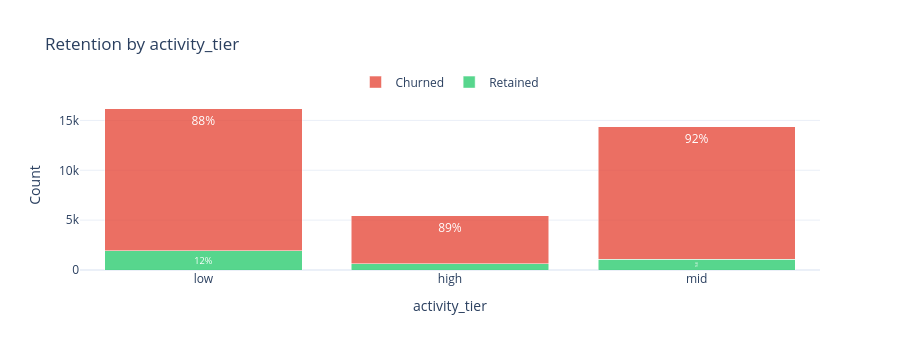
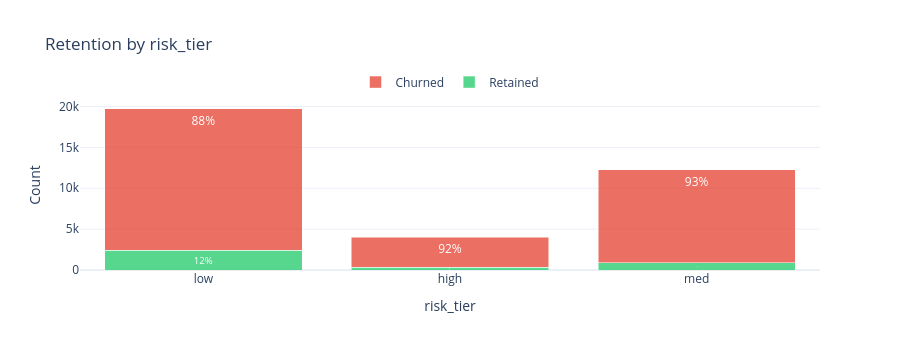
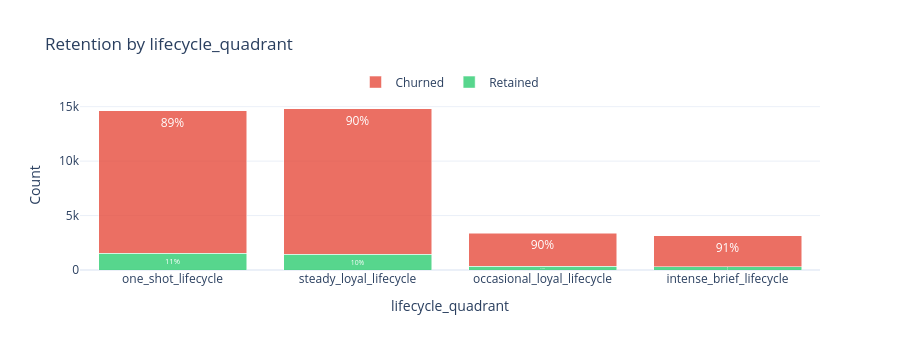
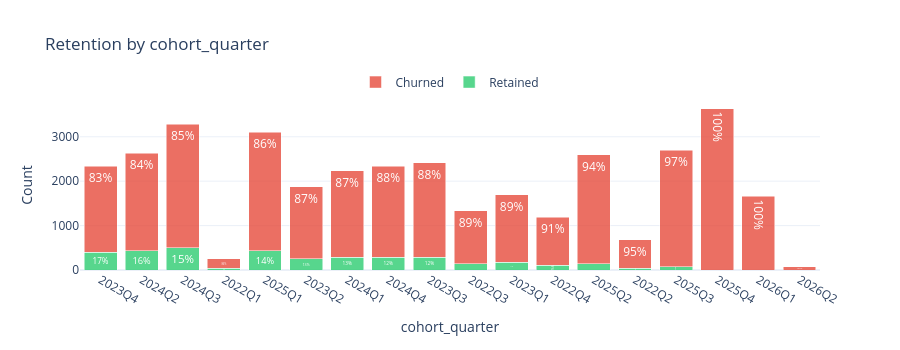

These figures' notebook cell, in order:
### Markdown cell above
[//]: # (cr:doc name='5_6_categorical_feature_analysis' id=220b8f56)
## 5.6 Categorical Feature Analysis

Retention rates by category help identify which segments are at higher risk.

**📖 What to Look For:**
- Categories with **low retention rates** = high-risk segments for intervention
- **Large variation** across categories = strong predictive feature
- **Small categories** with extreme rates may be unreliable (small sample size)

**📊 Metrics Explained:**
- **Retention Rate**: % of customers in category who were retained
- **Lift**: How much better/worse than overall retention rate (>1 = better, <1 = worse)
- **Cramér's V**: Strength of association (0-1 scale, like correlation for categorical)

### Code cell
# @cr:code name='analyze_categorical_target' id=3e26270f
from customer_retention.stages.profiling import CategoricalTargetAnalyzer

if findings.target_column:
    target = findings.target_column
    overall_retention = df[target].mean()

    categorical_cols = [
        name for name, col in findings.columns.items()
        if col.inferred_type in [ColumnType.CATEGORICAL_NOMINAL, ColumnType.CATEGORICAL_ORDINAL]
        and name not in TEMPORAL_METADATA_COLS
    ]

    print("=" * 80)
    print("CATEGORICAL FEATURE ANALYSIS")
    print("=" * 80)
    print(f"Overall retention rate: {overall_retention:.1%}")

    if categorical_cols:
        # Use framework analyzer for summary
        cat_analyzer = CategoricalTargetAnalyzer(min_samples_per_category=10)
        summary_df = cat_analyzer.analyze_multiple(df, categorical_cols, target)

        print("\n📈 Categorical Feature Strength (Cramér's V):")
        print("-" * 60)
        for _, row in summary_df.iterrows():
            if row["cramers_v"] >= 0.3:
                strength = "Strong"
                emoji = "🔴"
            elif row["cramers_v"] >= 0.1:
                strength = "Moderate"
                emoji = "🟡"
            else:
                strength = "Weak"
                emoji = "🟢"
            sig = "***" if row["p_value"] < 0.001 else "**" if row["p_value"] < 0.01 else "*" if row["p_value"] < 0.05 else ""
            print(f"  {emoji} {row['feature']}: V={row['cramers_v']:.3f} ({strength}) {sig}")

        # Detailed analysis for each categorical feature
        for col_name in categorical_cols[:5]:
            result = cat_analyzer.analyze(df, col_name, target)

            print(f"\n{'='*60}")
            print(f"📊 {col_name.upper()}")
            print("="*60)

            # Display stats table
            if len(result.category_stats) > 0:
                display_stats = result.category_stats[['category', 'total_count', 'retention_rate', 'lift', 'pct_of_total']].copy()
                display_stats['retention_rate'] = display_stats['retention_rate'].apply(lambda x: f"{x:.1%}")
                display_stats['lift'] = display_stats['lift'].apply(lambda x: f"{x:.2f}x")
                display_stats['pct_of_total'] = display_stats['pct_of_total'].apply(lambda x: f"{x:.1%}")
                display_stats.columns = [col_name, 'Count', 'Retention Rate', 'Lift', '% of Data']
                display_table(display_stats)

                # Stacked bar chart
                cat_stats = result.category_stats
                categories = cat_stats['category'].tolist()
                retained_counts = cat_stats['retained_count'].tolist()
                churned_counts = cat_stats['churned_count'].tolist()

                fig = go.Figure()

                fig.add_trace(go.Bar(
                    name='Retained',
                    x=categories,
                    y=retained_counts,
                    marker_color='rgba(46, 204, 113, 0.8)',
                    text=[f"{r/(r+c)*100:.0f}%" for r, c in zip(retained_counts, churned_counts)],
                    textposition='inside',
                    textfont=dict(color='white', size=12)
                ))

                fig.add_trace(go.Bar(
                    name='Churned',
                    x=categories,
                    y=churned_counts,
                    marker_color='rgba(231, 76, 60, 0.8)',
                    text=[f"{c/(r+c)*100:.0f}%" for r, c in zip(retained_counts, churned_counts)],
                    textposition='inside',
                    textfont=dict(color='white', size=12)
                ))

                fig.update_layout(
                    barmode='stack',
                    title=f"Retention by {col_name}",
                    xaxis_title=col_name,
                    yaxis_title="Count",
                    template='plotly_white',
                    height=350,
                    legend=dict(orientation="h", yanchor="bottom", y=1.02, xanchor="center", x=0.5)
                )
                display_figure(fig)

                # Flag high-risk categories from framework result
                if result.high_risk_categories:
                    print("\n  ⚠️ High-risk categories (lift < 0.9x):")
                    for cat in result.high_risk_categories:
                        cat_row = cat_stats[cat_stats['category'] == cat].iloc[0]
                        print(f"     • {cat}: {cat_row['retention_rate']:.1%} retention ({cat_row['lift']:.2f}x lift)")
    else:
        print("\n  ℹ️ No categorical columns detected.")
else:
    print("No target column available for categorical analysis.")

### Figure 1 — Plotly figure (JSON) as saved in the notebook; plotly's stock layout.template omitted (floating-point values rounded to 4 significant figures)
{"data": [{"marker": {"color": "rgba(46, 204, 113, 0.8)"}, "name": "Retained", "text": ["12%", "11%", "8%"], "textfont": {"color": "white", "size": 12}, "textposition": "inside", "type": "bar", "x": ["low", "high", "mid"], "y": [1908, 612, 1080]}, {"marker": {"color": "rgba(231, 76, 60, 0.8)"}, "name": "Churned", "text": ["88%", "89%", "92%"], "textfont": {"color": "white", "size": 12}, "textposition": "inside", "type": "bar", "x": ["low", "high", "mid"], "y": [14292, 4824, 13284]}], "layout": {"barmode": "stack", "height": 350, "legend": {"orientation": "h", "x": 0.5, "xanchor": "center", "y": 1.02, "yanchor": "bottom"}, "title": {"text": "Retention by activity_tier"}, "xaxis": {"title": {"text": "activity_tier"}}, "yaxis": {"title": {"text": "Count"}}}}

### Figure 2 — Plotly figure (JSON) as saved in the notebook; plotly's stock layout.template omitted (floating-point values rounded to 4 significant figures)
{"data": [{"marker": {"color": "rgba(46, 204, 113, 0.8)"}, "name": "Retained", "text": ["12%", "8%", "7%"], "textfont": {"color": "white", "size": 12}, "textposition": "inside", "type": "bar", "x": ["low", "high", "med"], "y": [2412, 324, 864]}, {"marker": {"color": "rgba(231, 76, 60, 0.8)"}, "name": "Churned", "text": ["88%", "92%", "93%"], "textfont": {"color": "white", "size": 12}, "textposition": "inside", "type": "bar", "x": ["low", "high", "med"], "y": [17352, 3672, 11376]}], "layout": {"barmode": "stack", "height": 350, "legend": {"orientation": "h", "x": 0.5, "xanchor": "center", "y": 1.02, "yanchor": "bottom"}, "title": {"text": "Retention by risk_tier"}, "xaxis": {"title": {"text": "risk_tier"}}, "yaxis": {"title": {"text": "Count"}}}}

### Figure 3 — Plotly figure (JSON) as saved in the notebook; plotly's stock layout.template omitted (floating-point values rounded to 4 significant figures)
{"data": [{"marker": {"color": "rgba(46, 204, 113, 0.8)"}, "name": "Retained", "text": ["11%", "10%", "10%", "9%"], "textfont": {"color": "white", "size": 12}, "textposition": "inside", "type": "bar", "x": ["one_shot_lifecycle", "steady_loyal_lifecycle", "occasional_loyal_lifecycle", "intense_brief_lifecycle"], "y": [1548, 1440, 324, 288]}, {"marker": {"color": "rgba(231, 76, 60, 0.8)"}, "name": "Churned", "text": ["89%", "90%", "90%", "91%"], "textfont": {"color": "white", "size": 12}, "textposition": "inside", "type": "bar", "x": ["one_shot_lifecycle", "steady_loyal_lifecycle", "occasional_loyal_lifecycle", "intense_brief_lifecycle"], "y": [13068, 13392, 3060, 2880]}], "layout": {"barmode": "stack", "height": 350, "legend": {"orientation": "h", "x": 0.5, "xanchor": "center", "y": 1.02, "yanchor": "bottom"}, "title": {"text": "Retention by lifecycle_quadrant"}, "xaxis": {"title": {"text": "lifecycle_quadrant"}}, "yaxis": {"title": {"text": "Count"}}}}

### Figure 4 — Plotly figure (JSON) as saved in the notebook; plotly's stock layout.template omitted (floating-point values rounded to 4 significant figures)
{"data": [{"marker": {"color": "rgba(46, 204, 113, 0.8)"}, "name": "Retained", "text": ["17%", "16%", "15%", "14%", "14%", "13%", "13%", "12%", "12%", "11%", "11%", "9%", "6%", "5%", "3%", "0%", "0%", "0%"], "textfont": {"color": "white", "size": 12}, "textposition": "inside", "type": "bar", "x": ["2023Q4", "2024Q2", "2024Q3", "2022Q1", "2025Q1", "2023Q2", "2024Q1", "2024Q4", "2023Q3", "2022Q3", "2023Q1", "2022Q4", "2025Q2", "2022Q2", "2025Q3", "2025Q4", "2026Q1", "2026Q2"], "y": [396, 432, 504, 36, 432, 252, 288, 288, 288, 144, 180, 108, 144, 36, 72, 0, 0, 0]}, {"marker": {"color": "rgba(231, 76, 60, 0.8)"}, "name": "Churned", "text": ["83%", "84%", "85%", "86%", "86%", "87%", "87%", "88%", "88%", "89%", "89%", "91%", "94%", "95%", "97%", "100%", "100%", "100%"], "textfont": {"color": "white", "size": 12}, "textposition": "inside", "type": "bar", "x": ["2023Q4", "2024Q2", "2024Q3", "2022Q1", "2025Q1", "2023Q2", "2024Q1", "2024Q4", "2023Q3", "2022Q3", "2023Q1", "2022Q4", "2025Q2", "2022Q2", "2025Q3", "2025Q4", "2026Q1", "2026Q2"], "y": [1944, 2196, 2772, 216, 2664, 1620, 1944, 2052, 2124, 1188, 1512, 1080, 2448, 648, 2628, 3636, 1656, 72]}], "layout": {"barmode": "stack", "height": 350, "legend": {"orientation": "h", "x": 0.5, "xanchor": "center", "y": 1.02, "yanchor": "bottom"}, "title": {"text": "Retention by cohort_quarter"}, "xaxis": {"title": {"text": "cohort_quarter"}}, "yaxis": {"title": {"text": "Count"}}}}
